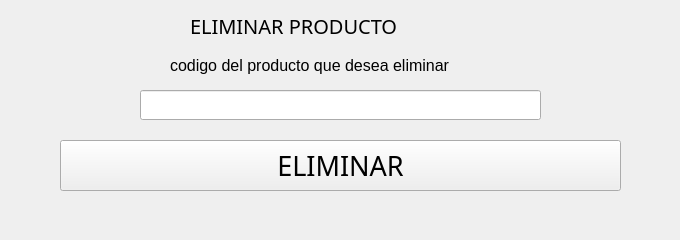
<?xml version="1.0" encoding="UTF-8"?>
<ui version="4.0">
 <class>ventanaEliminarProducto</class>
 <widget class="QMainWindow" name="ventanaEliminarProducto">
  <property name="geometry">
   <rect>
    <x>0</x>
    <y>0</y>
    <width>680</width>
    <height>240</height>
   </rect>
  </property>
  <property name="windowTitle">
   <string>MainWindow</string>
  </property>
  <widget class="QWidget" name="centralwidget">
   <widget class="QLabel" name="labelCodigo">
    <property name="geometry">
     <rect>
      <x>170</x>
      <y>50</y>
      <width>350</width>
      <height>31</height>
     </rect>
    </property>
    <property name="font">
     <font>
      <family>Arial</family>
      <pointsize>12</pointsize>
     </font>
    </property>
    <property name="text">
     <string>codigo del producto que desea eliminar</string>
    </property>
   </widget>
   <widget class="QPushButton" name="btnEliminar">
    <property name="geometry">
     <rect>
      <x>60</x>
      <y>140</y>
      <width>561</width>
      <height>51</height>
     </rect>
    </property>
    <property name="font">
     <font>
      <family>Arial Black</family>
      <pointsize>20</pointsize>
     </font>
    </property>
    <property name="text">
     <string>ELIMINAR</string>
    </property>
   </widget>
   <widget class="QLabel" name="labelEliminarProducto">
    <property name="geometry">
     <rect>
      <x>190</x>
      <y>10</y>
      <width>300</width>
      <height>31</height>
     </rect>
    </property>
    <property name="font">
     <font>
      <family>Arial Black</family>
      <pointsize>15</pointsize>
     </font>
    </property>
    <property name="text">
     <string>ELIMINAR PRODUCTO</string>
    </property>
   </widget>
   <widget class="QLineEdit" name="lineEditCodigo">
    <property name="geometry">
     <rect>
      <x>140</x>
      <y>90</y>
      <width>401</width>
      <height>30</height>
     </rect>
    </property>
    <property name="font">
     <font>
      <family>Arial</family>
      <pointsize>10</pointsize>
     </font>
    </property>
   </widget>
  </widget>
 </widget>
 <resources/>
 <connections/>
</ui>
